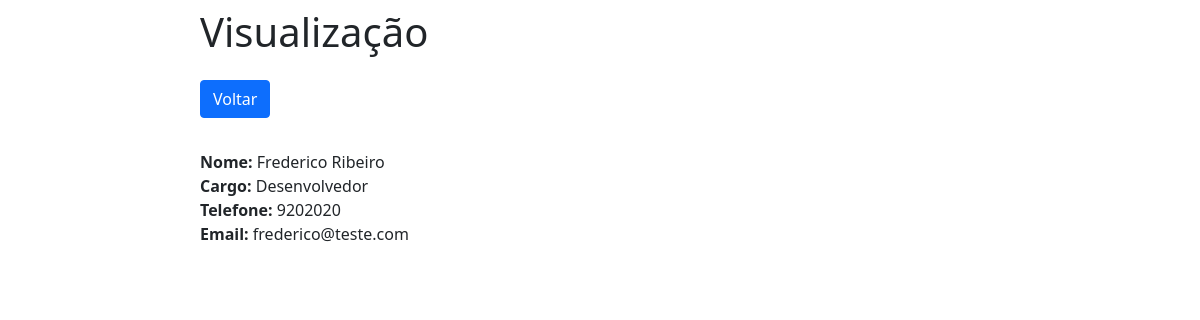
Screenshot of /view/1/ with the database file from the repository.
### crud/models.py (models this page shows)
class equipe(models.Model):
    nome = models.CharField(max_length=30)
    sobrenome = models.CharField(max_length=30)
    cargo = models.CharField(max_length=30)
    telefone = models.IntegerField()
    email = models.CharField(max_length=30)

### crud/views.py (the view)
# urls.py: path('view/<int:pk>/', view, name='view'),
def view(request, pk):
    data = {}
    data['db'] = equipe.objects.get(pk=pk)
    return render(request, 'view.html', data)

### crud/templates/view.html (shortened to what this page needs)
<!DOCTYPE html>
<html lang="pt-br">
<head>
    <link href="https://cdn.jsdelivr.net/npm/bootstrap@5.1.3/dist/css/bootstrap.min.css" rel="stylesheet">
</head>
<body>
    <div class="col-8 m-auto pt-2 pb-2">
        <h1>Visualização</h1>
    </div>
    <div class="col-8 m-auto pt-2 pb-2">
        <a href="/equipe_home" class="btn btn-primary">Voltar</a>
    </div>
    <div class="col-8 m-auto pt-4 pb-2">
        <strong>Nome: </strong>{{db.nome}} {{db.sobrenome}}<br>
        <strong>Cargo: </strong>{{db.cargo}}<br>
        <strong>Telefone: </strong>{{db.telefone}}<br>
        <strong>Email: </strong>{{db.email}}<br>
    </div>
</body>
</html>

### rows the page displays
equipe: nome "Frederico", sobrenome "Ribeiro", cargo "Desenvolvedor", telefone "9202020", email "frederico@teste.com"
